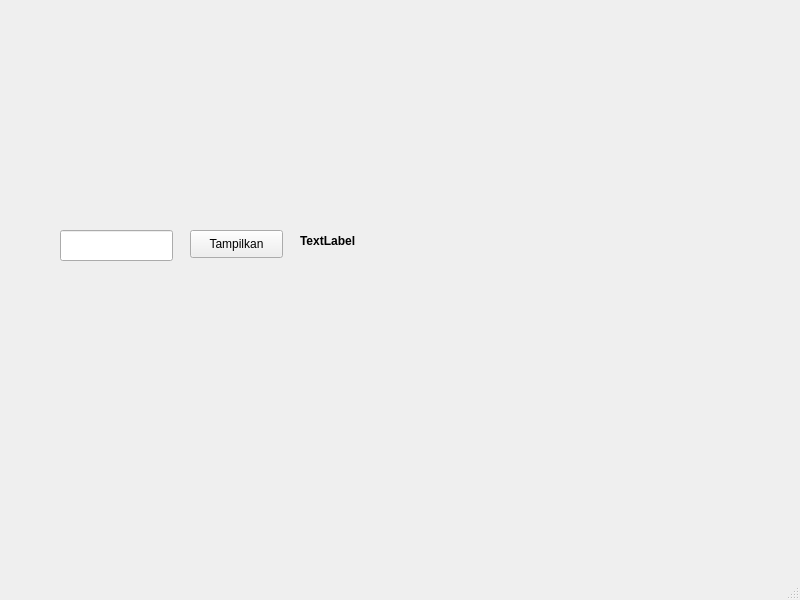
<?xml version="1.0" encoding="UTF-8"?>
<ui version="4.0">
 <class>MainWindow</class>
 <widget class="QMainWindow" name="MainWindow">
  <property name="geometry">
   <rect>
    <x>0</x>
    <y>0</y>
    <width>800</width>
    <height>600</height>
   </rect>
  </property>
  <property name="windowTitle">
   <string>MainWindow</string>
  </property>
  <widget class="QWidget" name="centralwidget">
   <widget class="QPushButton" name="pushButton">
    <property name="geometry">
     <rect>
      <x>190</x>
      <y>230</y>
      <width>93</width>
      <height>28</height>
     </rect>
    </property>
    <property name="text">
     <string>Tampilkan</string>
    </property>
   </widget>
   <widget class="QLabel" name="label">
    <property name="geometry">
     <rect>
      <x>300</x>
      <y>230</y>
      <width>101</width>
      <height>21</height>
     </rect>
    </property>
    <property name="font">
     <font>
      <weight>75</weight>
      <bold>true</bold>
     </font>
    </property>
    <property name="text">
     <string>TextLabel</string>
    </property>
   </widget>
   <widget class="QLineEdit" name="lineEdit">
    <property name="geometry">
     <rect>
      <x>60</x>
      <y>230</y>
      <width>113</width>
      <height>31</height>
     </rect>
    </property>
   </widget>
  </widget>
  <widget class="QMenuBar" name="menubar">
   <property name="geometry">
    <rect>
     <x>0</x>
     <y>0</y>
     <width>800</width>
     <height>26</height>
    </rect>
   </property>
  </widget>
  <widget class="QStatusBar" name="statusbar"/>
 </widget>
 <resources/>
 <connections/>
</ui>
